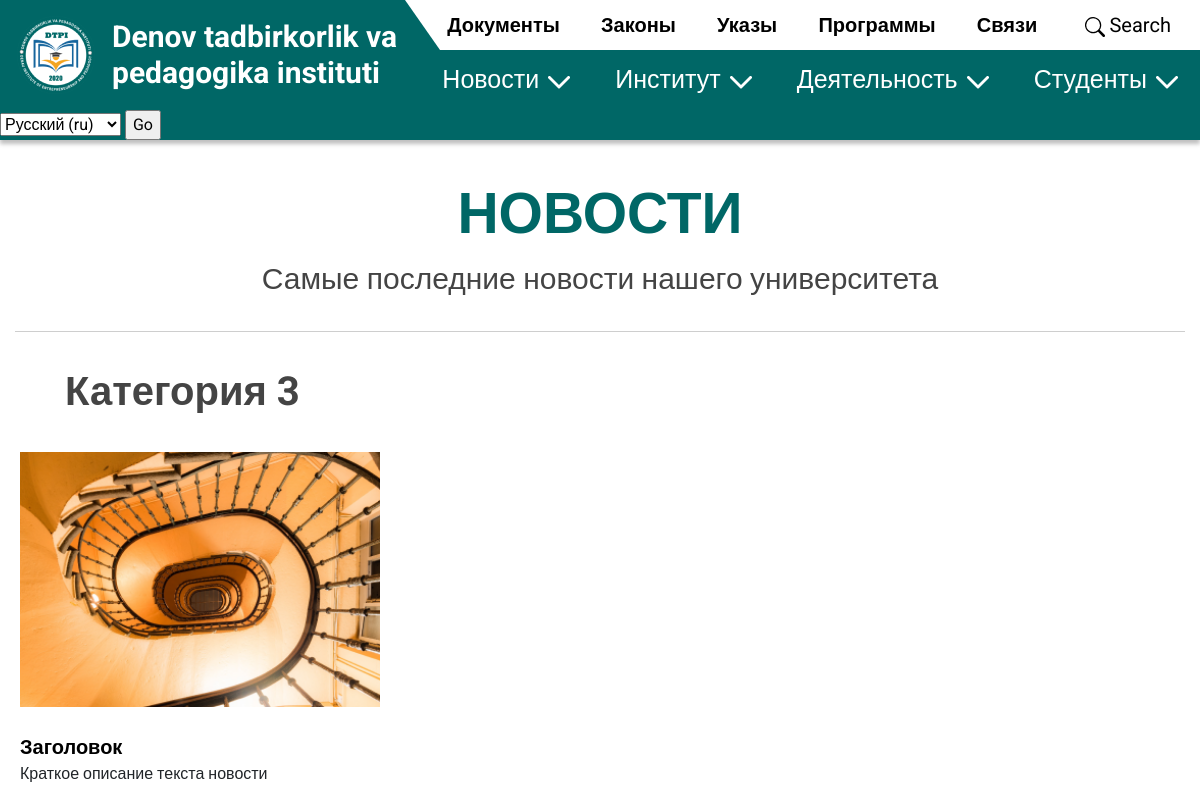
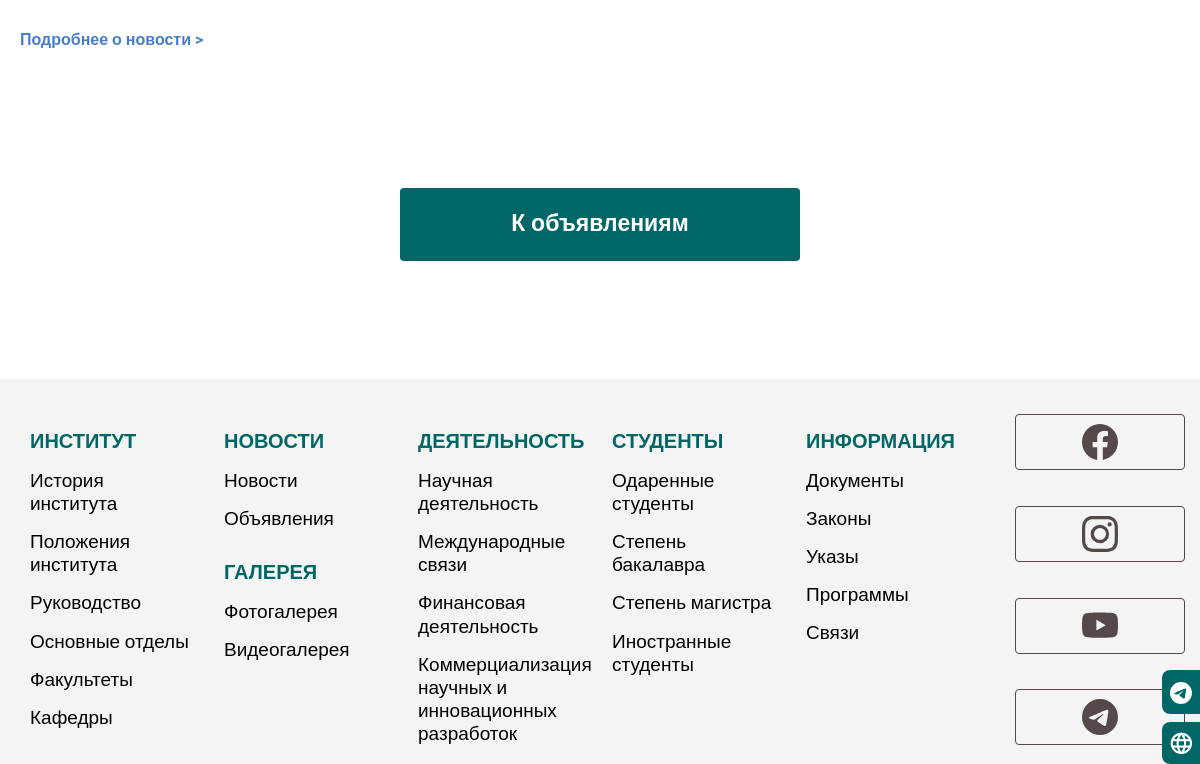
/ru/news/category/3 (upper part), run on an earlier commit of the app's database (2 pictures, top to bottom).
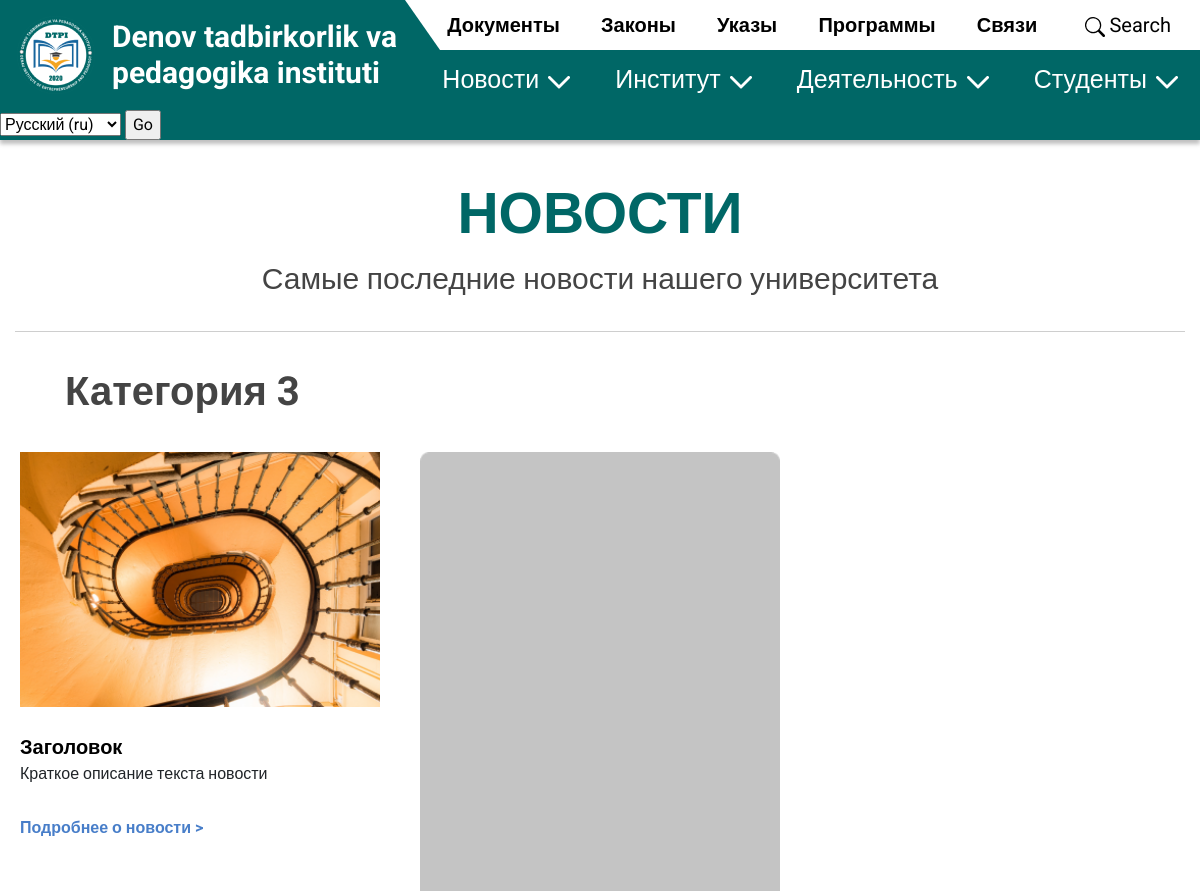
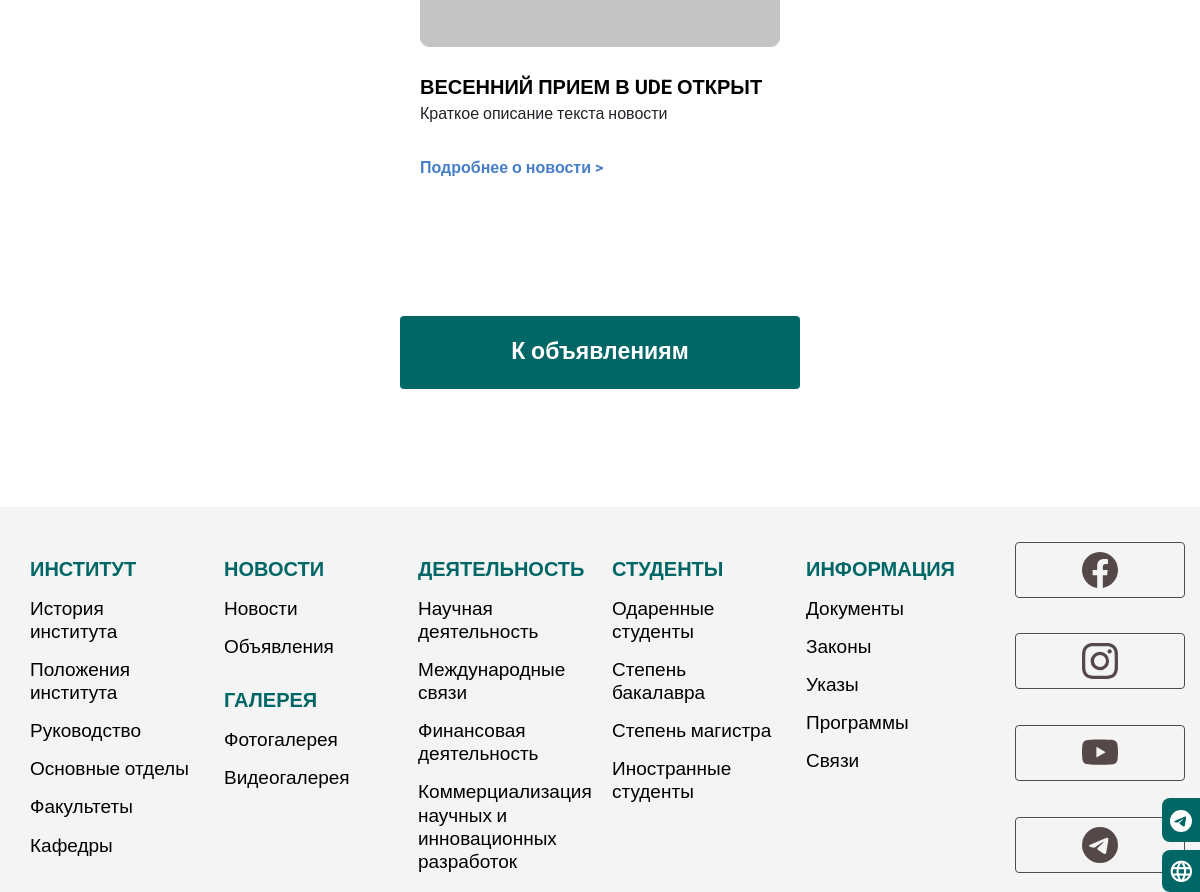
And on a later commit of the database (2 pictures, top to bottom).
### main/models.py (models this page shows)
class New(models.Model):
    new = models.ForeignKey(NewsCategory, on_delete=models.CASCADE, verbose_name="Категория новости")
    image = models.ImageField(upload_to='pages/', null=True, blank=True, verbose_name="Излбражение")
    title = models.CharField(max_length=255, verbose_name="Заголовок")
    description = models.CharField(max_length=255, verbose_name="Описание")
    content = RichTextUploadingField(verbose_name="Текст")
    class Meta:
        verbose_name = 'новость'
        verbose_name_plural = 'Новости'

### main/views.py (the view)
# urls.py: path('news/category/<int:pk>', news_category, name='news_category'),
def news_category(request, pk):
    content = NewsCategory.objects.get(id=pk)
    return render(request, 'news-category.html', {'category': content})

### templates/news-category.html (shortened to what this page needs)
{% extends 'base.html' %} {% load static %}
{% block content %}
    <section class="section-news-categoty">
        <section class="section-content">
            <div class="container-xl">
                <h2 class="title text-center">НОВОСТИ</h2>
                <div class="descr text-center">
                    Самые последние новости нашего университета
                </div>
                <div class="category">
                    <div class="cat-name">
                        {{ category.name }}
                    </div>
                    <div class="row row-cols-1 row-cols-lg-3 news">
                        {% for new in category.new_set.all %}
                            <div class="col new mb-5">
                                <img src="{{ new.image.url }}" class="img-fluid w-100" alt="">
                                <div class="title">{{ new.title }}</div>
                                <div class="descrip">{{ new.description }}</div>
                                <a href="{% url 'new' new.pk %}" class="link">Подробнее о новости ></a>
                            </div>
                        {% endfor %}
                    </div>
                </div>
                <div class="text-center  py-5">
                    <a href="{% url 'news' %}" class="btn">К объявлениям</a>
                </div>
            </div>
        </section>
    </section>
{% endblock %}

What changed in the data, as far as the page shows it:
added New: image (picture), title "ВЕСЕННИЙ ПРИЕМ В UDE ОТКРЫТ", description "Краткое описание текста новости"
